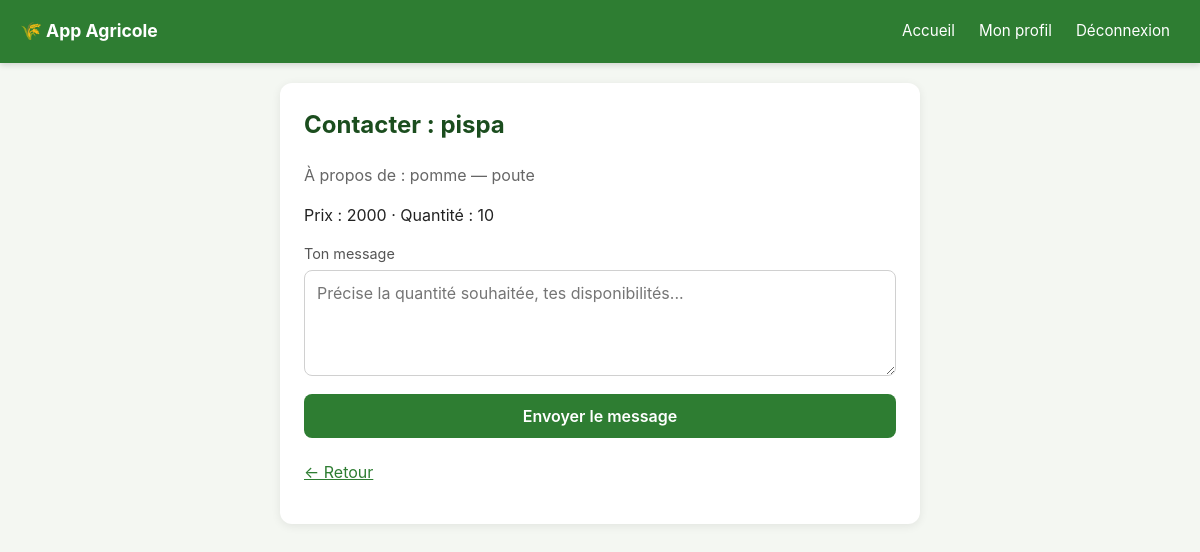
Screenshot of /contacter-fournisseur/1 (signed in) with the database file from the repository.
### tables this page shows
CREATE TABLE utilisateurs (
                id INTEGER PRIMARY KEY AUTOINCREMENT,
                nom TEXT NOT NULL,
                email TEXT NOT NULL UNIQUE,
                mot_de_passe TEXT NOT NULL,
                role TEXT NOT NULL CHECK(role IN ('client', 'agriculteur', 'fournisseur', 'financeur'))
            );

CREATE TABLE produits_fournisseur (
            id INTEGER PRIMARY KEY AUTOINCREMENT,
            fournisseur_id INTEGER NOT NULL,
            nom TEXT NOT NULL,
            type_produit TEXT NOT NULL CHECK(type_produit IN ('semence', 'pepiniere')),
            variete TEXT,
            duree_croissance TEXT,
            quantite TEXT NOT NULL,
            prix TEXT NOT NULL,
            localite TEXT NOT NULL,
            description TEXT,
            photo TEXT,
            statut TEXT NOT NULL DEFAULT 'disponible' CHECK(statut IN ('disponible', 'epuise')),
            date_creation TEXT DEFAULT CURRENT_TIMESTAMP,
            FOREIGN KEY (fournisseur_id) REFERENCES "utilisateurs_ancien" (id)
        );

### app.py (the view, shortened to what this page needs)
@app.route("/contacter-fournisseur/<int:produit_id>", methods=["GET", "POST"])
def contacter_fournisseur(produit_id):
    if not utilisateur_connecte() or session["role"] != "agriculteur":
        return redirect(url_for("connexion"))
    connexion_bd = get_connexion()
    produit = connexion_bd.execute(
        """SELECT produits_fournisseur.*, utilisateurs.nom AS nom_fournisseur
           FROM produits_fournisseur JOIN utilisateurs ON produits_fournisseur.fournisseur_id = utilisateurs.id
           WHERE produits_fournisseur.id = ?""", (produit_id,)
    ).fetchone()
    if produit is None:
        connexion_bd.close()
        flash("Produit introuvable.")
        return redirect(url_for("semences_pepinieres"))
    connexion_bd.close()
    return render_template("contacter_fournisseur.html", produit=produit)

### app.py (called while the page is built)
def utilisateur_connecte():
    return "utilisateur_id" in session

### database.py (called while the page is built)
def get_connexion():
    if UTILISE_POSTGRES:
        connexion_brute = psycopg2.connect(
            DATABASE_URL, cursor_factory=psycopg2.extras.RealDictCursor
        )
    else:
        connexion_brute = sqlite3.connect(DB_NAME)
        connexion_brute.row_factory = sqlite3.Row
    return ConnexionCompatible(connexion_brute)

    def execute(self, requete, parametres=()):
        curseur = self._connexion.cursor()
        if UTILISE_POSTGRES:
            requete = requete.replace("?", "%s")
        curseur.execute(requete, parametres)
        return curseur

    def close(self):
        self._connexion.close()

### templates/contacter_fournisseur.html
{% extends "base.html" %}
{% block contenu %}
    <h2>Contacter : {{ produit.nom_fournisseur }}</h2>
    <p style="color:#666;">À propos de : {{ produit.nom }} — {{ produit.localite }}</p>
    <p>Prix : {{ produit.prix }} · Quantité : {{ produit.quantite }}</p>
    <form method="POST">
        <label>Ton message</label>
        <textarea name="message" rows="4" placeholder="Précise la quantité souhaitée, tes disponibilités..." required></textarea>
        <button type="submit">Envoyer le message</button>
    </form>
    <p><a href="{{ url_for('semences_pepinieres') }}">← Retour</a></p>
{% endblock %}

### templates/base.html (style rules this page uses)
* { box-sizing: border-box; }
body { font-family: -apple-system, BlinkMacSystemFont, "Segoe UI", Arial, sans-serif; background-color: #f4f7f2; margin: 0; padding: 0; color: #222; line-height: 1.5; }
h1, h2, h3 { color: #1b4d1e; margin-top: 0; }
input, select, textarea, button { width: 100%; padding: 12px; margin: 6px 0; border-radius: 8px; border: 1px solid #d0d0d0; font-family: inherit; font-size: 1em; }
label { font-size: 0.9em; color: #555; margin-top: 10px; display: block; }
button { background-color: #2e7d32; color: white; border: none; cursor: pointer; font-weight: 600; transition: background-color 0.15s; }
a { color: #2e7d32; }

### rows the page displays
utilisateurs: nom_fournisseur "pispa"
produits_fournisseur: nom "pomme", localite "poute", prix "2000", quantite "10"
